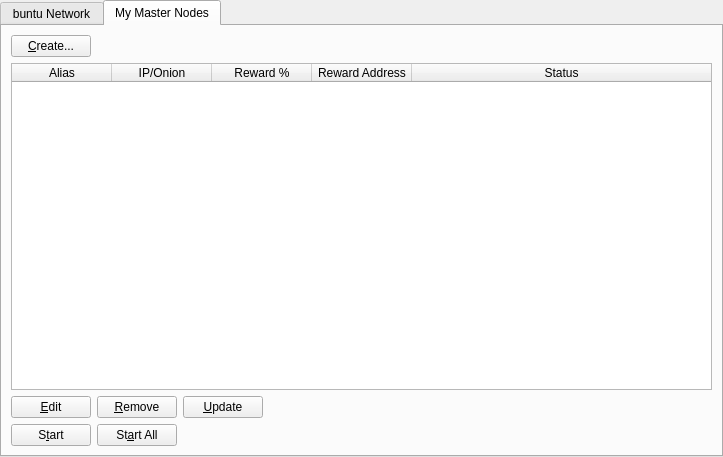
<?xml version="1.0" encoding="UTF-8"?>
<ui version="4.0">
 <class>MasternodeManager</class>
 <widget class="QWidget" name="MasternodeManager">
  <property name="geometry">
   <rect>
    <x>0</x>
    <y>0</y>
    <width>723</width>
    <height>457</height>
   </rect>
  </property>
  <property name="windowTitle">
   <string>Form</string>
  </property>
  <layout class="QVBoxLayout" name="topLayout">
   <property name="leftMargin">
    <number>0</number>
   </property>
   <property name="topMargin">
    <number>0</number>
   </property>
   <property name="rightMargin">
    <number>0</number>
   </property>
   <property name="bottomMargin">
    <number>0</number>
   </property>
   <item>
    <layout class="QVBoxLayout" name="verticalLayout">
     <property name="bottomMargin">
      <number>0</number>
     </property>
     <item>
      <widget class="QTabWidget" name="tabWidget">
       <property name="currentIndex">
        <number>1</number>
       </property>
       <widget class="QWidget" name="tab">
        <attribute name="title">
         <string>buntu Network</string>
        </attribute>
        <layout class="QGridLayout" name="gridLayout">
         <item row="1" column="0">
          <widget class="QTableWidget" name="tableWidgetMasternodes">
           <property name="editTriggers">
            <set>QAbstractItemView::NoEditTriggers</set>
           </property>
           <property name="alternatingRowColors">
            <bool>true</bool>
           </property>
           <property name="selectionBehavior">
            <enum>QAbstractItemView::SelectRows</enum>
           </property>
           <property name="sortingEnabled">
            <bool>true</bool>
           </property>
           <attribute name="horizontalHeaderStretchLastSection">
            <bool>true</bool>
           </attribute>
           <column>
            <property name="text">
             <string>Address</string>
            </property>
           </column>
           <column>
            <property name="text">
             <string>Protocol</string>
            </property>
           </column>
           <column>
            <property name="text">
             <string>Active</string>
            </property>
           </column>
           <column>
            <property name="text">
             <string>Active (secs)</string>
            </property>
           </column>
           <column>
            <property name="text">
             <string>Last Seen</string>
            </property>
           </column>
           <column>
            <property name="text">
             <string>Pubkey</string>
            </property>
           </column>
          </widget>
         </item>
         <item row="0" column="0">
          <layout class="QHBoxLayout" name="horizontalLayout_3">
           <property name="bottomMargin">
            <number>0</number>
           </property>
           <item>
            <widget class="QLabel" name="label_2">
             <property name="text">
              <string>buntu Node Count:</string>
             </property>
            </widget>
           </item>
           <item>
            <widget class="QLabel" name="countLabel">
             <property name="text">
              <string>0</string>
             </property>
            </widget>
           </item>
           <item>
            <spacer name="horizontalSpacer_3">
             <property name="orientation">
              <enum>Qt::Horizontal</enum>
             </property>
             <property name="sizeHint" stdset="0">
              <size>
               <width>40</width>
               <height>20</height>
              </size>
             </property>
            </spacer>
           </item>
          </layout>
         </item>
        </layout>
       </widget>
       <widget class="QWidget" name="tab_2">
        <attribute name="title">
         <string>My Master Nodes</string>
        </attribute>
        <layout class="QGridLayout" name="gridLayout_2">
         <item row="0" column="0">
          <layout class="QVBoxLayout" name="verticalLayout_2">
           <property name="bottomMargin">
            <number>0</number>
           </property>
           <item>
            <layout class="QHBoxLayout" name="horizontalLayout">
             <item>
              <widget class="QPushButton" name="createButton">
               <property name="text">
                <string>&amp;Create...</string>
               </property>
              </widget>
             </item>
             <item>
              <spacer name="horizontalSpacer">
               <property name="orientation">
                <enum>Qt::Horizontal</enum>
               </property>
               <property name="sizeHint" stdset="0">
                <size>
                 <width>40</width>
                 <height>20</height>
                </size>
               </property>
              </spacer>
             </item>
            </layout>
           </item>
           <item>
            <widget class="QTableWidget" name="tableWidget_2">
             <property name="minimumSize">
              <size>
               <width>695</width>
               <height>0</height>
              </size>
             </property>
             <property name="editTriggers">
              <set>QAbstractItemView::NoEditTriggers</set>
             </property>
             <property name="alternatingRowColors">
              <bool>true</bool>
             </property>
             <property name="selectionMode">
              <enum>QAbstractItemView::SingleSelection</enum>
             </property>
             <property name="selectionBehavior">
              <enum>QAbstractItemView::SelectRows</enum>
             </property>
             <attribute name="horizontalHeaderStretchLastSection">
              <bool>true</bool>
             </attribute>
             <column>
              <property name="text">
               <string>Alias</string>
              </property>
             </column>
             <column>
              <property name="text">
               <string>IP/Onion</string>
              </property>
             </column>
             <column>
              <property name="text">
               <string>Reward %</string>
              </property>
             </column>
             <column>
              <property name="text">
               <string>Reward Address</string>
              </property>
             </column>
             <column>
              <property name="text">
               <string>Status</string>
              </property>
             </column>
            </widget>
           </item>
           <item>
            <layout class="QHBoxLayout" name="horizontalLayout_2">
             <property name="bottomMargin">
              <number>0</number>
             </property>
             <item>
              <widget class="QPushButton" name="editButton">
               <property name="text">
                <string>&amp;Edit</string>
               </property>
              </widget>
             </item>
             <item>
              <widget class="QPushButton" name="removeButton">
               <property name="text">
                <string>&amp;Remove</string>
               </property>
              </widget>
             </item>
             <item>
              <widget class="QPushButton" name="UpdateButton">
               <property name="text">
                <string>&amp;Update</string>
               </property>
              </widget>
             </item>
             <item>
              <spacer name="horizontalSpacer_2">
               <property name="orientation">
                <enum>Qt::Horizontal</enum>
               </property>
               <property name="sizeHint" stdset="0">
                <size>
                 <width>40</width>
                 <height>20</height>
                </size>
               </property>
              </spacer>
             </item>
            </layout>
           </item>
           <item>
            <layout class="QHBoxLayout" name="horizontalLayout_4">
             <property name="bottomMargin">
              <number>0</number>
             </property>
            </layout>
           </item>
           <item>
            <layout class="QHBoxLayout" name="horizontalLayout_5">
             <property name="bottomMargin">
              <number>0</number>
             </property>
             <item>
              <widget class="QPushButton" name="startButton">
               <property name="text">
                <string>S&amp;tart</string>
               </property>
              </widget>
             </item>
             <item>
              <widget class="QPushButton" name="startAllButton">
               <property name="text">
                <string>St&amp;art All</string>
               </property>
              </widget>
             </item>
             <item>
              <spacer name="horizontalSpacer_5">
               <property name="orientation">
                <enum>Qt::Horizontal</enum>
               </property>
               <property name="sizeHint" stdset="0">
                <size>
                 <width>40</width>
                 <height>20</height>
                </size>
               </property>
              </spacer>
             </item>
            </layout>
           </item>
          </layout>
         </item>
        </layout>
       </widget>
      </widget>
     </item>
    </layout>
   </item>
  </layout>
 </widget>
 <resources/>
 <connections/>
</ui>
